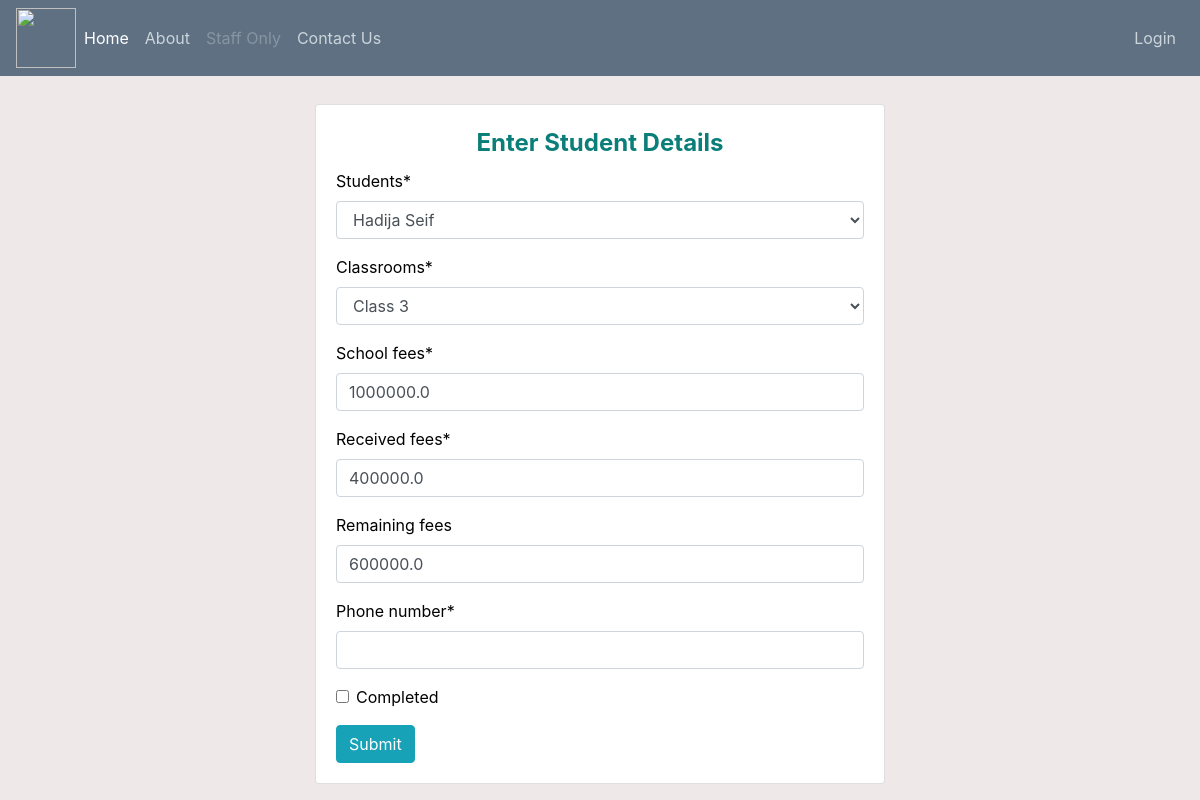
Page /update/7/ on the earlier database version.
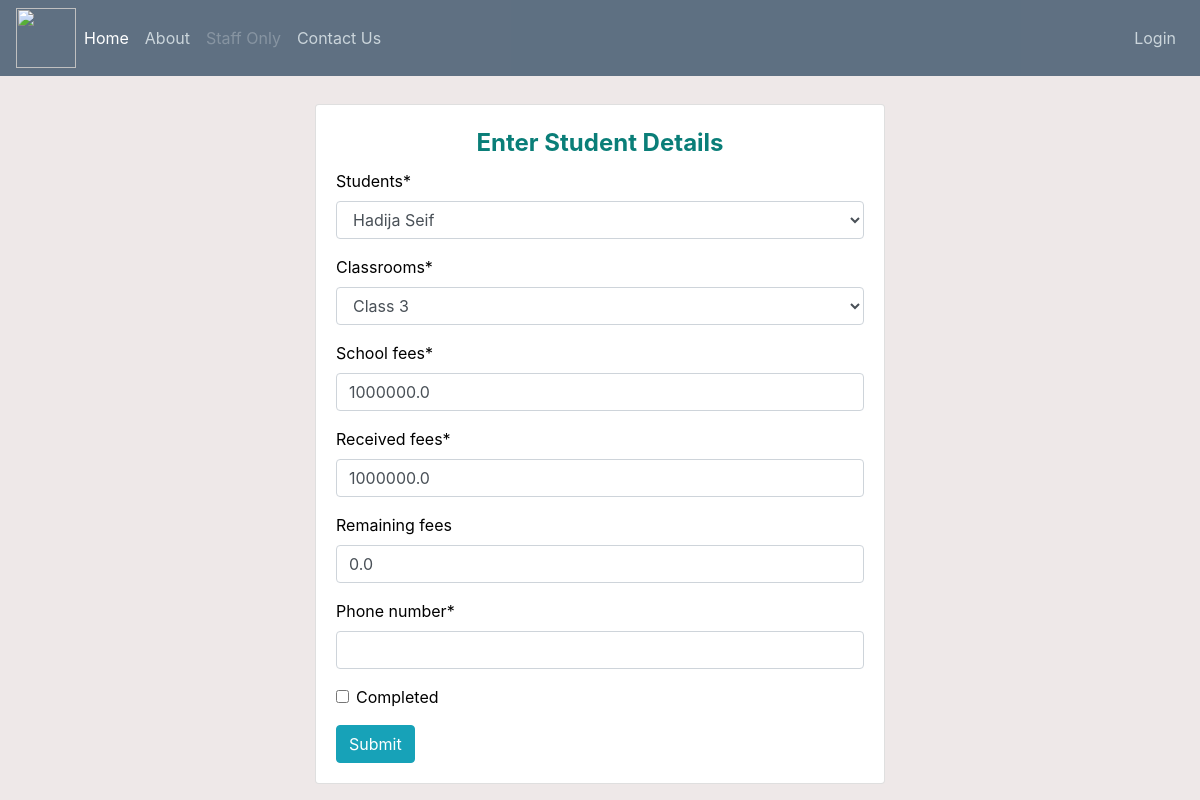
Same page on the later database version.
### records/models.py (models this page shows, shortened)
class Records(models.Model):
    students = models.ForeignKey(Student, on_delete=models.CASCADE, null=True)
    classrooms = models.ForeignKey(Classroom, on_delete=models.CASCADE, null=True)
    school_fees = models.FloatField(default=1000000)
    received_fees = models.FloatField(null=False)
    Remaining_fees = models.FloatField(blank=True)
    completed = models.BooleanField(null=False, default=False)
    publish_date = models.DateTimeField(auto_now_add=True)
    phone_number = PhoneNumberField(null=True)

### records/views.py (the view)
# urls.py: path('update/<str:pk>/', views.UpdateRecord, name='update-record'),
def UpdateRecord(request, pk):
	record = Records.objects.get(id=pk)
	form = RecordsForm(instance=record)
	print('RECORD:', record)
	if request.method == 'POST':
		form = RecordsForm(request.POST, instance=record)
		if form.is_valid():
			form.save()
			return redirect('/')
	context = {'form':form}
	return render(request, 'records/records_form.html', context)

### records/forms.py
class RecordsForm(forms.ModelForm):
    class Meta:
        model = Records
        fields = ['students','classrooms','school_fees','received_fees','Remaining_fees', 'phone_number', 'completed']

### records/models.py (called while the page is built)
    def __str__(self):
        return self.name

    def __str__(self):
        return self.name

### records/templates/records/records_form.html (shortened to what this page needs)
{% extends "records/main.html" %}
{% load crispy_forms_tags %}
{% block content %}
<br>
<div class="d-flex justify-content-center">
          <div class="col-md-6">
              <div class="card card-body">
                <form method="POST" enctype="multipart/form-data">
                    <fieldset>
                        <legend style="text-align: center; color: rgb(10, 126, 120); font-weight: bold;">Enter Student Details</legend>
                        {{form|crispy}}
                    </fieldset>
                    <input class="btn btn-md btn-info" type="submit" name="submit">
                    </form>
              </div>
          </div>
      </div>
{% endblock %}

Differences in the rows shown:
changed Records "Hadija Seif": received_fees "400000.0" → "1000000.0"; Remaining_fees "600000.0" → "0.0"
